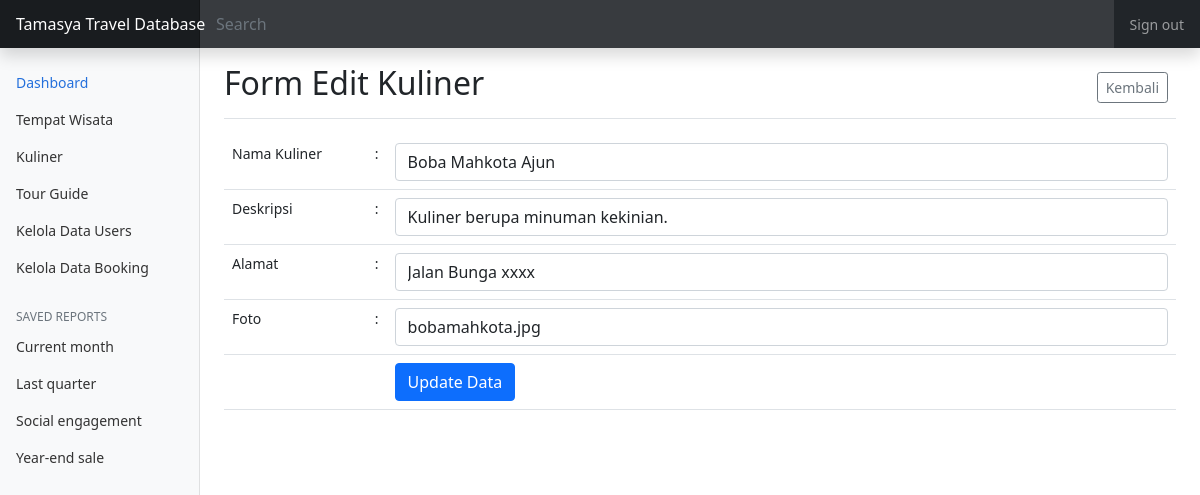
Page /cobaprojek/explore.php?page=kuliner_edit&id_kuliner=1 on the committed database.
### tables this page shows
CREATE TABLE `kuliner` (
  `id_kuliner` int(11) NOT NULL,
  `nama_kuliner` varchar(256) NOT NULL,
  `deskripsi` varchar(256) NOT NULL,
  `alamat` varchar(256) NOT NULL,
  `foto` varchar(256) NOT NULL
);

### cobaprojek/libraries/fungsi.php (called while the page is built, shortened)
<?php
function clean_data($data)
{
    $data = addslashes($data);
    $data = htmlspecialchars($data);
    return $data;
}

### cobaprojek/pages/kuliner_edit.php (the view, shortened to what this page needs)
    <div class="d-flex justify-content-between flex-wrap flex-md-nowrap align-items-center pt-3 pb-2 mb-3 border-bottom">
        <h1 class="h2">Form Edit Kuliner</h1>
        <div class="btn-toolbar mb-2 mb-md-0">
          <div class="btn-group me-2">
            <a href="?page=kuliner" class="btn btn-sm btn-outline-secondary">Kembali</a>
          </div>
        </div>
    </div>
<?php
    $id_kuliner = clean_data($_GET['id_kuliner']);
    $sql = "select * from kuliner where id_kuliner=".$id_kuliner;
    $result = mysqli_query($koneksi, $sql);
    $row = mysqli_fetch_assoc($result);
?>
<form action="?page=kuliner_update" method="post">
    <table class="table">
        <tr>
            <td width="15%">Nama Kuliner</td>
            <td width="10px">:</td>
            <td><input type="text" name="nama_kuliner" value="<?php echo $row['nama_kuliner'];?>" class="form-control" /></td>
        </tr>
        <tr>
            <td width="15%">Deskripsi</td>
            <td width="10px">:</td>
            <td><input type="text" name="deskripsi" value="<?php echo $row['deskripsi'];?>" class="form-control" /></td>
        </tr>
        <tr>
            <td width="15%">Alamat</td>
            <td width="10px">:</td>
            <td><input type="text" name="alamat" value="<?php echo $row['alamat'];?>" class="form-control" /></td>
        </tr>
        <tr>
            <td width="15%">Foto</td>
            <td width="10px">:</td>
            <td><input type="text" name="foto" value="<?php echo $row['foto'];?>" class="form-control" /></td>
        </tr>
        <tr>
            <td></td>
            <td></td>
            <td><input type="submit" value="Update Data" class="btn btn-primary" /></td>
        </tr>
    </table>
</form>

### cobaprojek/assets/css/dashboard.css (style rules this page uses)
body { font-size: .875rem; }

### rows in the picture
kuliner: nama_kuliner "Boba Mahkota Ajun", deskripsi "Kuliner berupa minuman kekinian.", alamat "Jalan Bunga xxxx", foto "bobamahkota.jpg"
